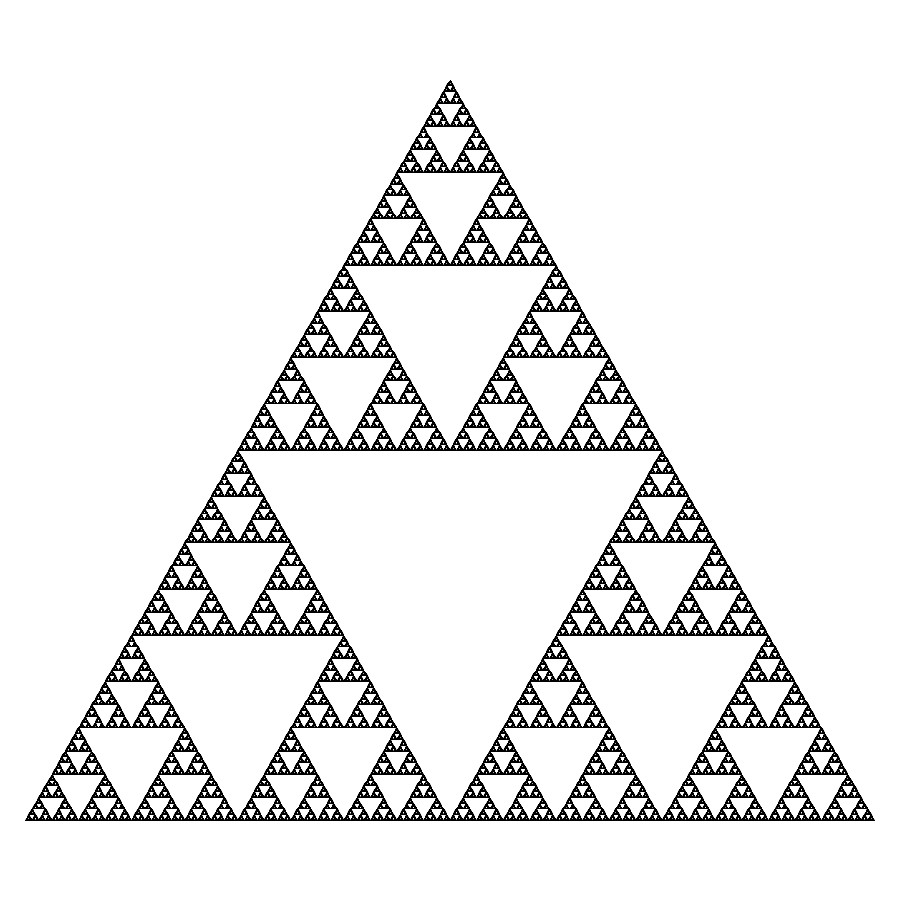

gnuplot code for this plot:
reset

number = 8
sizex = 900
sizey = 900
wid = 0.95
pad = (1 - wid) / 2 * 100;
padbottom = (1 - sizex * wid / 2 * sqrt(3) / sizey) / 2

set terminal jpeg size sizex,sizey
set output "sierpinski.jpeg"
set lmargin pad
set rmargin pad
set tmargin 0
set bmargin 0
set origin 0,padbottom
set border 0
set notitle
set nokey
unset xtics
unset ytics
set xrange [0:1]
set yrange [0:1.0/sizex*sizey/wid]
set style arrow 1 nohead linewidth 1

sierpinski(n, x, y, dx) \
  = n >= number ?  \
    sprintf("set object polygon from %f,%f to %f,%f to %f,%f to %f,%f fillstyle solid;", x, y, x + dx, y, x + dx / 2, y + dx / 2 * sqrt(3), x, y) : \
    sierpinski(n + 1, x, y, dx / 2). \
    sierpinski(n + 1, x + dx / 2, y, dx / 2). \
    sierpinski(n + 1, x + dx / 4, y + dx / 4 * sqrt(3), dx / 2);

eval(sierpinski(0, 0.0, 0.0, 1.0))

plot -100
